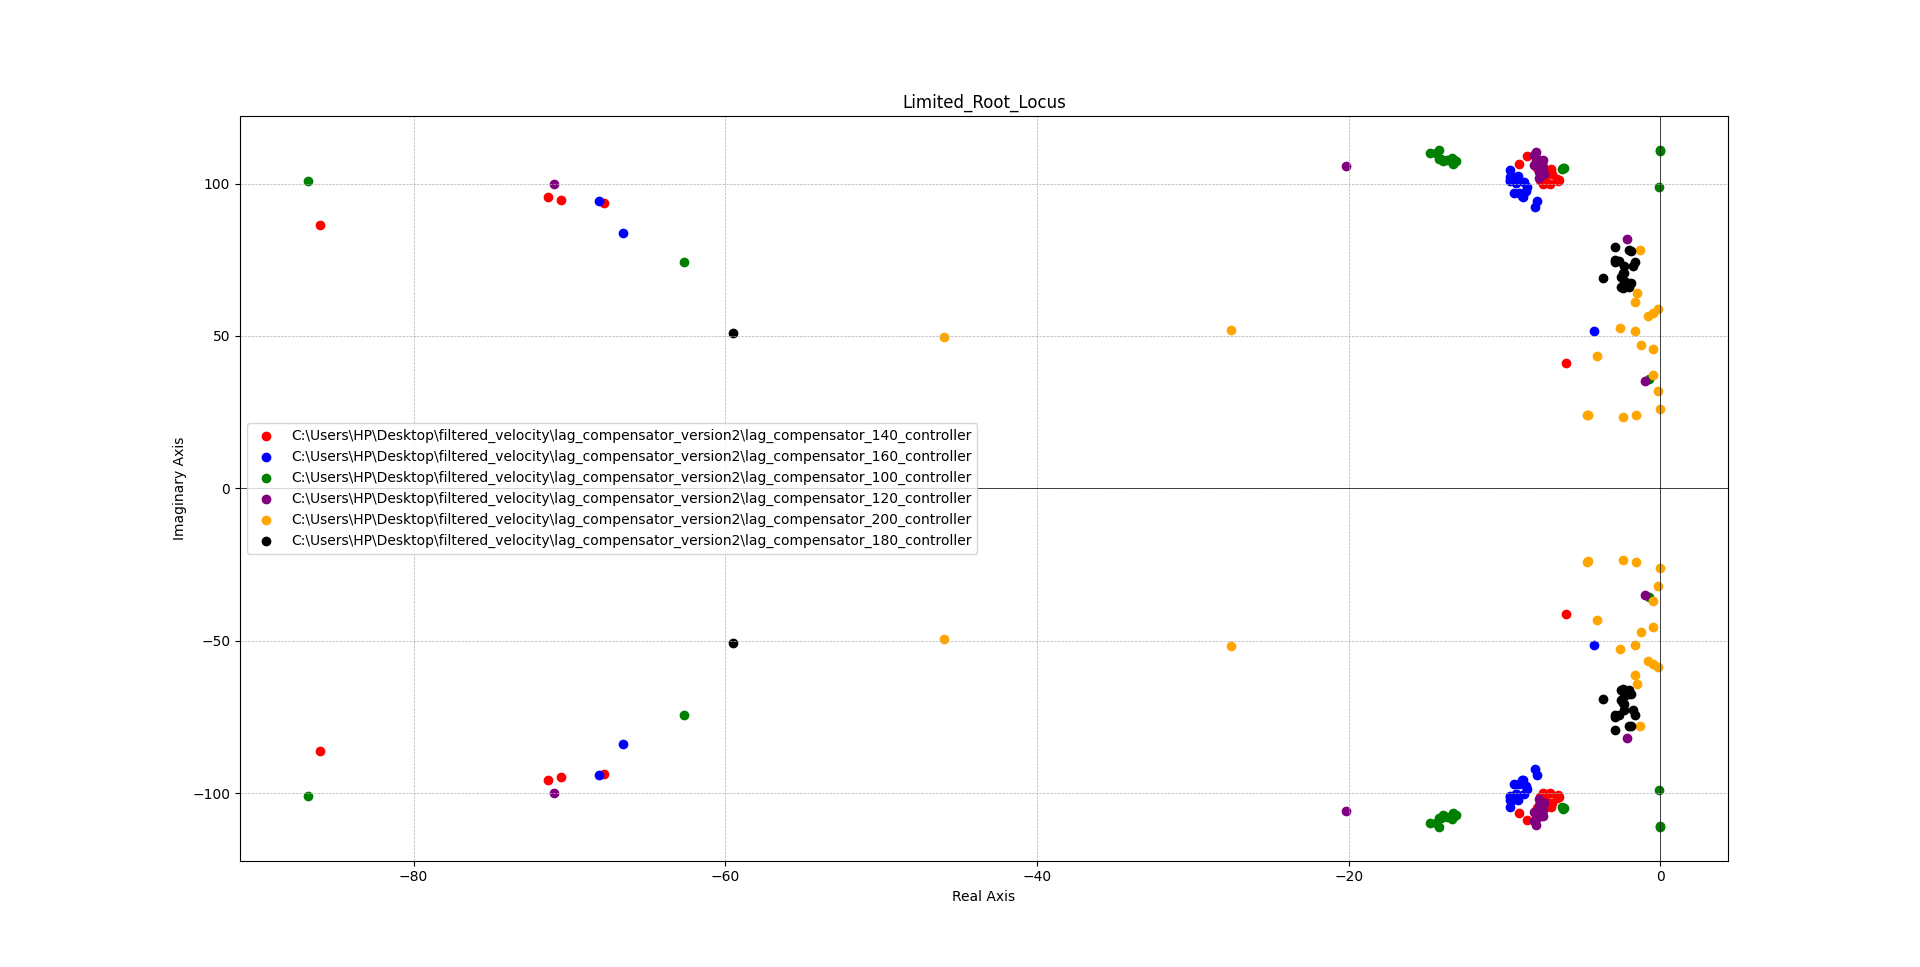

The script that saved this image:
import pandas as pd
import numpy as np
import os
import matplotlib.pyplot as plt

# Function to calculate poles from natural frequency and damping ratio
def calculate_poles(wn, zeta):
    real_part = -zeta * wn
    imag_part = wn * np.sqrt(1 - zeta**2) if zeta < 1 else 0
    return complex(real_part, imag_part), complex(real_part, -imag_part)

# Manually enter folder paths where 'transient_metrics.csv' is located
folder_paths = [
    r"C:\Users\HP\Desktop\filtered_velocity\lag_compensator\lag_compensator_100_controller_",
    r"C:\Users\HP\Desktop\filtered_velocity\lag_compensator\lag_compensator_120_controller_",
    r"C:\Users\HP\Desktop\filtered_velocity\lag_compensator\lag_compensator_140_controller_",
    r"C:\Users\HP\Desktop\filtered_velocity\lag_compensator\lag_compensator_160_controller_",
    r"C:\Users\HP\Desktop\filtered_velocity\lag_compensator\lag_compensator_180_controller_",
    r"C:\Users\HP\Desktop\filtered_velocity\lag_compensator\lag_compensator_200_controller_"
]  # Replace with actual paths

# Define colors for each dataset
colors = ["red", "blue", "green", "purple", "orange", "black"]

# Process each file named 'transient_metrics.csv' in specified folders
data_frames = []
poles = []
pole_colors = []
labels = []
for i, folder in enumerate(folder_paths):
    file_path = os.path.join(folder, "transient_metrics.csv")
    if os.path.exists(file_path):
        df = pd.read_csv(file_path)
        df["Poles"] = df.apply(lambda row: calculate_poles(row["Undamped Natural Freq (rad/s)"], row["Damping Ratio"]), axis=1)
        data_frames.append(df)
        for p in df["Poles"]:
            poles.extend(p)
            pole_colors.extend([colors[i % len(colors)]] * 2)  # Assign color to each pole
            labels.extend([folder] * 2)  # Store folder label for legend

# Concatenate all results into one DataFrame
final_data = pd.concat(data_frames, ignore_index=True)

# Save to a new CSV file
output_file = "poles_output.csv"
final_data.to_csv(output_file, index=False)

# Plot the poles on a limited root locus
plt.figure(figsize=(10, 6))
plt.axhline(0, color='black', linewidth=0.5)
plt.axvline(0, color='black', linewidth=0.5)
plt.grid(True, linestyle='--', linewidth=0.5)

# Plot each dataset with its assigned color and label
unique_labels = list(set(labels))
for label, color in zip(unique_labels, colors[:len(unique_labels)]):
    indices = [i for i, lbl in enumerate(labels) if lbl == label]
    #plt.scatter([real_parts[i] for i in indices], [imag_parts[i] for i in indices], c=color, label=label)
    plt.scatter([poles[i].real for i in indices], [poles[i].imag for i in indices], c=color, label=label)

plt.xlabel("Real Axis")
plt.ylabel("Imaginary Axis")
plt.title("Limited_Root_Locus")
plt.legend()
plt.show()
#plt.savefig("limited_root_locus")

# Print the first few rows to verify output
#print(final_data.head())
